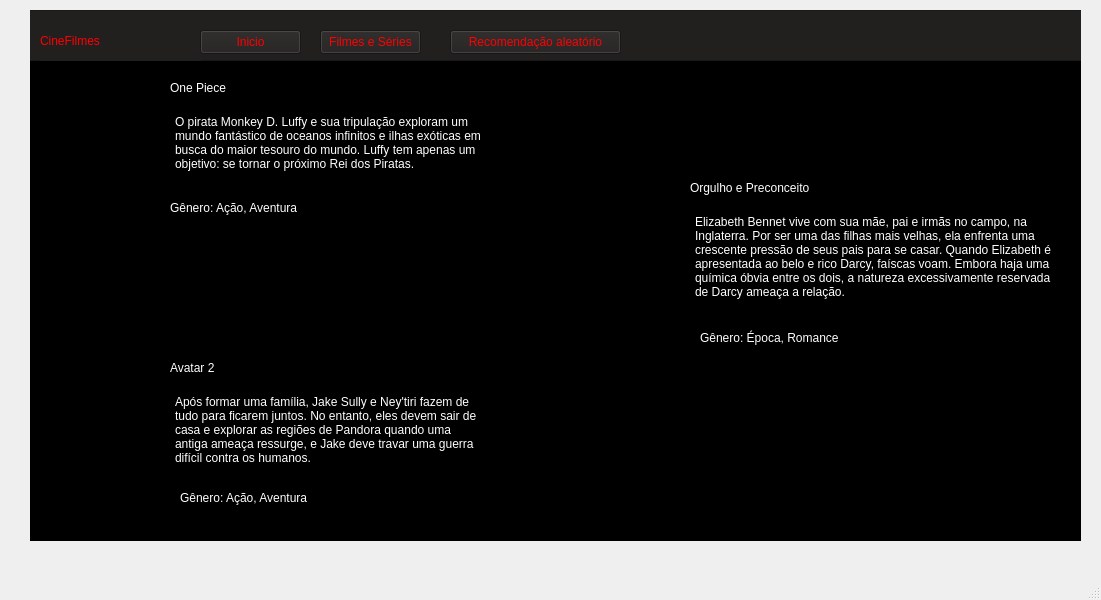
<?xml version="1.0" encoding="UTF-8"?>
<ui version="4.0">
 <class>tela_recomendar</class>
 <widget class="QMainWindow" name="tela_recomendar">
  <property name="geometry">
   <rect>
    <x>0</x>
    <y>0</y>
    <width>1101</width>
    <height>600</height>
   </rect>
  </property>
  <property name="windowTitle">
   <string>MainWindow</string>
  </property>
  <widget class="QWidget" name="tela_recom">
   <widget class="QFrame" name="frame">
    <property name="geometry">
     <rect>
      <x>30</x>
      <y>10</y>
      <width>1051</width>
      <height>531</height>
     </rect>
    </property>
    <property name="styleSheet">
     <string notr="true">color: rgb(0, 0, 0);
background-color: rgb(0, 0, 0);</string>
    </property>
    <property name="frameShape">
     <enum>QFrame::Shape::StyledPanel</enum>
    </property>
    <property name="frameShadow">
     <enum>QFrame::Shadow::Raised</enum>
    </property>
    <widget class="QFrame" name="inicial_2">
     <property name="geometry">
      <rect>
       <x>-10</x>
       <y>0</y>
       <width>1141</width>
       <height>51</height>
      </rect>
     </property>
     <property name="styleSheet">
      <string notr="true">background-color: rgb(34, 31, 31);</string>
     </property>
     <property name="frameShape">
      <enum>QFrame::Shape::StyledPanel</enum>
     </property>
     <property name="frameShadow">
      <enum>QFrame::Shadow::Raised</enum>
     </property>
     <widget class="QLabel" name="btn_Cine_filme_2">
      <property name="geometry">
       <rect>
        <x>20</x>
        <y>10</y>
        <width>161</width>
        <height>41</height>
       </rect>
      </property>
      <property name="styleSheet">
       <string notr="true">color: rgb(255, 0, 0);
font: 900 22pt &quot;Segoe UI&quot;;</string>
      </property>
      <property name="text">
       <string>CineFilmes</string>
      </property>
     </widget>
     <widget class="QPushButton" name="btn_Recomendacao_aleatorio_9">
      <property name="geometry">
       <rect>
        <x>430</x>
        <y>20</y>
        <width>171</width>
        <height>24</height>
       </rect>
      </property>
      <property name="styleSheet">
       <string notr="true">color: rgb(255, 0, 0);</string>
      </property>
      <property name="text">
       <string>Recomendação aleatório</string>
      </property>
     </widget>
     <widget class="QPushButton" name="btn_Inicio_2">
      <property name="geometry">
       <rect>
        <x>180</x>
        <y>20</y>
        <width>101</width>
        <height>24</height>
       </rect>
      </property>
      <property name="styleSheet">
       <string notr="true">color: rgb(0, 255, 0);
color: rgb(255, 0, 0);
background-color: rgb(34, 31, 31);</string>
      </property>
      <property name="text">
       <string>Inicio</string>
      </property>
     </widget>
     <widget class="QPushButton" name="btn_Filmes_Series_2">
      <property name="geometry">
       <rect>
        <x>300</x>
        <y>20</y>
        <width>101</width>
        <height>24</height>
       </rect>
      </property>
      <property name="styleSheet">
       <string notr="true">color: rgb(0, 255, 0);
color: rgb(255, 0, 0);
background-color: rgb(34, 31, 31);</string>
      </property>
      <property name="text">
       <string>Filmes e Séries</string>
      </property>
     </widget>
     <widget class="QLabel" name="btn_Icon_Perfil_2">
      <property name="geometry">
       <rect>
        <x>1040</x>
        <y>10</y>
        <width>31</width>
        <height>31</height>
       </rect>
      </property>
      <property name="text">
       <string/>
      </property>
      <property name="pixmap">
       <pixmap>:/icon4/icon_perfil.png</pixmap>
      </property>
      <property name="scaledContents">
       <bool>true</bool>
      </property>
     </widget>
    </widget>
    <widget class="QLabel" name="img_One_Piece_Serie">
     <property name="geometry">
      <rect>
       <x>20</x>
       <y>70</y>
       <width>101</width>
       <height>151</height>
      </rect>
     </property>
     <property name="text">
      <string/>
     </property>
     <property name="pixmap">
      <pixmap resource="extra.qrc">:/icon 1/one piece serie.webp</pixmap>
     </property>
     <property name="scaledContents">
      <bool>true</bool>
     </property>
    </widget>
    <widget class="QLabel" name="img_Orgulho_Preconceito">
     <property name="geometry">
      <rect>
       <x>540</x>
       <y>170</y>
       <width>101</width>
       <height>151</height>
      </rect>
     </property>
     <property name="text">
      <string/>
     </property>
     <property name="pixmap">
      <pixmap resource="extra.qrc">:/icon 2/orgulho e preconceito.webp</pixmap>
     </property>
     <property name="scaledContents">
      <bool>true</bool>
     </property>
    </widget>
    <widget class="QLabel" name="img_Avatar_2">
     <property name="geometry">
      <rect>
       <x>20</x>
       <y>350</y>
       <width>101</width>
       <height>151</height>
      </rect>
     </property>
     <property name="text">
      <string/>
     </property>
     <property name="pixmap">
      <pixmap resource="extra.qrc">:/icon 3/Avatar.jpeg</pixmap>
     </property>
     <property name="scaledContents">
      <bool>true</bool>
     </property>
    </widget>
    <widget class="QLabel" name="txt_One_Piece">
     <property name="geometry">
      <rect>
       <x>140</x>
       <y>70</y>
       <width>61</width>
       <height>16</height>
      </rect>
     </property>
     <property name="styleSheet">
      <string notr="true">color: rgb(255, 255, 255);</string>
     </property>
     <property name="text">
      <string>One Piece </string>
     </property>
    </widget>
    <widget class="QTextBrowser" name="txt_Sinopse_One_Piece">
     <property name="geometry">
      <rect>
       <x>140</x>
       <y>100</y>
       <width>321</width>
       <height>111</height>
      </rect>
     </property>
     <property name="html">
      <string>&lt;!DOCTYPE HTML PUBLIC &quot;-//W3C//DTD HTML 4.0//EN&quot; &quot;http://www.w3.org/TR/REC-html40/strict.dtd&quot;&gt;
&lt;html&gt;&lt;head&gt;&lt;meta name=&quot;qrichtext&quot; content=&quot;1&quot; /&gt;&lt;meta charset=&quot;utf-8&quot; /&gt;&lt;style type=&quot;text/css&quot;&gt;
p, li { white-space: pre-wrap; }
hr { height: 1px; border-width: 0; }
li.unchecked::marker { content: &quot;\2610&quot;; }
li.checked::marker { content: &quot;\2612&quot;; }
&lt;/style&gt;&lt;/head&gt;&lt;body style=&quot; font-family:'Segoe UI'; font-size:9pt; font-weight:400; font-style:normal;&quot;&gt;
&lt;p style=&quot; margin-top:0px; margin-bottom:0px; margin-left:0px; margin-right:0px; -qt-block-indent:0; text-indent:0px;&quot;&gt;&lt;span style=&quot; color:#ffffff;&quot;&gt;O pirata Monkey D. Luffy e sua tripulação exploram um mundo fantástico de oceanos infinitos e ilhas exóticas em busca do maior tesouro do mundo. Luffy tem apenas um objetivo: se tornar o próximo Rei dos Piratas.&lt;/span&gt;&lt;/p&gt;&lt;/body&gt;&lt;/html&gt;</string>
     </property>
    </widget>
    <widget class="QLabel" name="txt_Avatar_2">
     <property name="geometry">
      <rect>
       <x>140</x>
       <y>350</y>
       <width>49</width>
       <height>16</height>
      </rect>
     </property>
     <property name="styleSheet">
      <string notr="true">color: rgb(255, 255, 255);</string>
     </property>
     <property name="text">
      <string>Avatar 2</string>
     </property>
    </widget>
    <widget class="QTextBrowser" name="txt_Sinopse_Avatar_2">
     <property name="geometry">
      <rect>
       <x>140</x>
       <y>380</y>
       <width>321</width>
       <height>111</height>
      </rect>
     </property>
     <property name="html">
      <string>&lt;!DOCTYPE HTML PUBLIC &quot;-//W3C//DTD HTML 4.0//EN&quot; &quot;http://www.w3.org/TR/REC-html40/strict.dtd&quot;&gt;
&lt;html&gt;&lt;head&gt;&lt;meta name=&quot;qrichtext&quot; content=&quot;1&quot; /&gt;&lt;meta charset=&quot;utf-8&quot; /&gt;&lt;style type=&quot;text/css&quot;&gt;
p, li { white-space: pre-wrap; }
hr { height: 1px; border-width: 0; }
li.unchecked::marker { content: &quot;\2610&quot;; }
li.checked::marker { content: &quot;\2612&quot;; }
&lt;/style&gt;&lt;/head&gt;&lt;body style=&quot; font-family:'Segoe UI'; font-size:9pt; font-weight:400; font-style:normal;&quot;&gt;
&lt;p style=&quot; margin-top:0px; margin-bottom:0px; margin-left:0px; margin-right:0px; -qt-block-indent:0; text-indent:0px;&quot;&gt;&lt;span style=&quot; color:#ffffff;&quot;&gt;Após formar uma família, Jake Sully e Ney'tiri fazem de tudo para ficarem juntos. No entanto, eles devem sair de casa e explorar as regiões de Pandora quando uma antiga ameaça ressurge, e Jake deve travar uma guerra difícil contra os humanos.&lt;/span&gt;&lt;/p&gt;&lt;/body&gt;&lt;/html&gt;</string>
     </property>
    </widget>
    <widget class="QLabel" name="txt_Orgulho_e_Preconceito">
     <property name="geometry">
      <rect>
       <x>660</x>
       <y>170</y>
       <width>121</width>
       <height>16</height>
      </rect>
     </property>
     <property name="styleSheet">
      <string notr="true">color: rgb(255, 255, 255);</string>
     </property>
     <property name="text">
      <string>Orgulho e Preconceito</string>
     </property>
    </widget>
    <widget class="QTextBrowser" name="txt_Sinopse_Orgulho_e_Preconceito">
     <property name="geometry">
      <rect>
       <x>660</x>
       <y>200</y>
       <width>371</width>
       <height>111</height>
      </rect>
     </property>
     <property name="html">
      <string>&lt;!DOCTYPE HTML PUBLIC &quot;-//W3C//DTD HTML 4.0//EN&quot; &quot;http://www.w3.org/TR/REC-html40/strict.dtd&quot;&gt;
&lt;html&gt;&lt;head&gt;&lt;meta name=&quot;qrichtext&quot; content=&quot;1&quot; /&gt;&lt;meta charset=&quot;utf-8&quot; /&gt;&lt;style type=&quot;text/css&quot;&gt;
p, li { white-space: pre-wrap; }
hr { height: 1px; border-width: 0; }
li.unchecked::marker { content: &quot;\2610&quot;; }
li.checked::marker { content: &quot;\2612&quot;; }
&lt;/style&gt;&lt;/head&gt;&lt;body style=&quot; font-family:'Segoe UI'; font-size:9pt; font-weight:400; font-style:normal;&quot;&gt;
&lt;p style=&quot; margin-top:0px; margin-bottom:0px; margin-left:0px; margin-right:0px; -qt-block-indent:0; text-indent:0px;&quot;&gt;&lt;span style=&quot; color:#ffffff;&quot;&gt;Elizabeth Bennet vive com sua mãe, pai e irmãs no campo, na Inglaterra. Por ser uma das filhas mais velhas, ela enfrenta uma crescente pressão de seus pais para se casar. Quando Elizabeth é apresentada ao belo e rico Darcy, faíscas voam. Embora haja uma química óbvia entre os dois, a natureza excessivamente reservada de Darcy ameaça a relação.&lt;/span&gt;&lt;/p&gt;&lt;/body&gt;&lt;/html&gt;</string>
     </property>
    </widget>
    <widget class="QLabel" name="txt_Genero_Acao_Aventura">
     <property name="geometry">
      <rect>
       <x>140</x>
       <y>190</y>
       <width>131</width>
       <height>16</height>
      </rect>
     </property>
     <property name="styleSheet">
      <string notr="true">color: rgb(152, 216, 255);
color: rgb(255, 255, 255);</string>
     </property>
     <property name="text">
      <string>Gênero: Ação, Aventura</string>
     </property>
    </widget>
    <widget class="QLabel" name="txt_Acao_Aventura">
     <property name="geometry">
      <rect>
       <x>150</x>
       <y>480</y>
       <width>131</width>
       <height>16</height>
      </rect>
     </property>
     <property name="styleSheet">
      <string notr="true">color: rgb(152, 216, 255);
color: rgb(255, 255, 255);</string>
     </property>
     <property name="text">
      <string>Gênero: Ação, Aventura</string>
     </property>
    </widget>
    <widget class="QLabel" name="txt_Genero_Epoca_Romance">
     <property name="geometry">
      <rect>
       <x>670</x>
       <y>320</y>
       <width>141</width>
       <height>16</height>
      </rect>
     </property>
     <property name="styleSheet">
      <string notr="true">color: rgb(152, 216, 255);
color: rgb(255, 255, 255);</string>
     </property>
     <property name="text">
      <string>Gênero: Época, Romance</string>
     </property>
    </widget>
   </widget>
  </widget>
  <widget class="QMenuBar" name="menubar">
   <property name="geometry">
    <rect>
     <x>0</x>
     <y>0</y>
     <width>1101</width>
     <height>33</height>
    </rect>
   </property>
  </widget>
  <widget class="QStatusBar" name="statusbar"/>
 </widget>
 <resources>
  <include location="extra.qrc"/>
 </resources>
 <connections/>
</ui>
